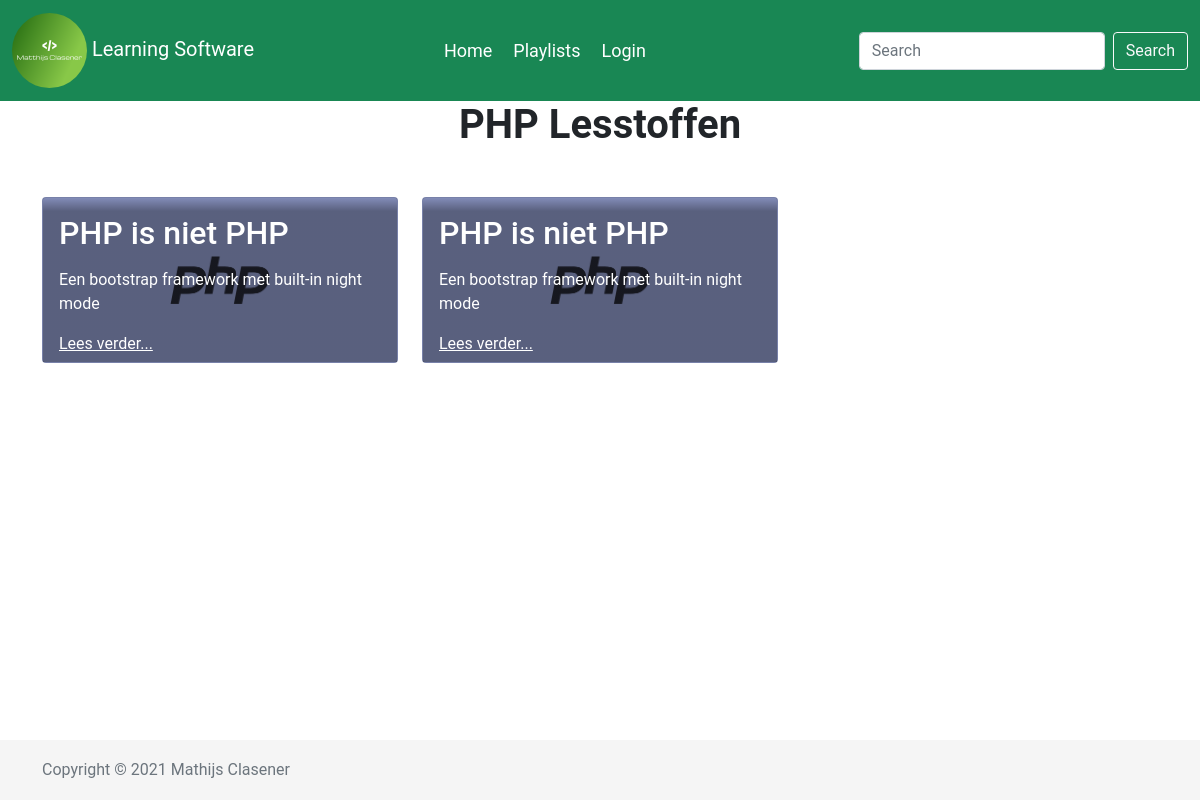
The page /playlist.php?id=PHP on the database its author committed.
### tables this page shows
CREATE TABLE `subject` (
  `id` varchar(64) NOT NULL,
  `titel` varchar(64) NOT NULL,
  `text` longtext NOT NULL,
  `subtext` text NOT NULL,
  `video` varchar(48) NOT NULL,
  `leerlijn` varchar(64) NOT NULL,
  `date` datetime NOT NULL DEFAULT current_timestamp(),
  `uitgelicht` int(1) NOT NULL,
  `image` text NOT NULL
);

### playlist.php (the view, shortened to what this page needs)
<?php
require("php/database.php");
$sql = "SELECT id, titel, image, subtext FROM subject WHERE leerlijn = '". $_GET["id"] ."';";
$result = $conn->query($sql);
?>
<!DOCTYPE html>
<html lang="en">
<head>
    <?php
    require("components/style.php");
    ?>
</head>
<body>
	<?php require("components/navbar.php"); ?>
	<main id="article">
    <div class="container">
    <h1 class="fw-bold text-center mb-5"><?php echo $_GET["id"];?> Lesstoffen</h1>
    <div class="row mb-5">
    <?php
                foreach ($result as $item) {
                $image = $item['image'];
                echo "
                <div class='colum col-sm-12 col-md-6 col-lg-4'>
                <article class='card' style='background-image: url(";
                echo $image;
                echo "); '>
                    <div class='card-body'>
                        <h2>".$item['titel']."</h2>
                        <p>".$item['subtext']."</p>
                        <p class='read'><a class='stretched-link' href='video.php?id=".$item['id']."'>Lees verder...</a></p>
                    </div>
                </article>
                </div>";
                }
                ?>
            </div>
        </div>
    </main>
    <?php
    require("components/footer.php");
    ?>
</body>
</html>

### components/navbar.php (shortened to what this page needs)
<nav class="navbar navbar-expand-md navbar-fixed-top navbar-light bg-success main-nav">
		<div class="container-fluid">
		<a class="navbar-brand text-white" href="/tutorial/"><img class="img-fluid rounded-circle" width="75" height="auto" src="<?php echo $profilepic; ?>"> Learning Software</a>
			<div class="collapse navbar-collapse" id="navbarNav">
			<ul class="navbar-nav mx-auto">
				<li class="nav-item active">
					<a class="nav-link text-white" href="/tutorial/">Home</a>
				</li>
				<li class="nav-item">
					<a class="nav-link text-white" href="playlists.php">Playlists</a>
				</li>
				<?php if(!isset($_SESSION["loggedin"])) {
				echo "<li class='nav-item'><a class='nav-link text-white' href='admin/'>Login</a></li>";
				} ?>
			</ul>
		<form method="POST" enctype="multipart/form-data" action="search.php" class="d-flex">
          <input class="form-control me-2" name="search" id="search" type="search" placeholder="Search" aria-label="Search">
          <button class="btn btn-outline-light" type="submit">Search</button>
		  </form>
			</div>
		</div>
	</nav>

### components/footer.php (shortened to what this page needs)
<footer class="footer mt-5">
	<div class="container">
		<span class="text-muted"><mm id="copy"></mm><?php echo $open?></span>
	</div>
</footer>

### css/custom.css (style rules this page uses)
html { position: relative; min-height: 100%; }
* { font-family: 'Roboto', sans-serif; }
nav { font-size: large; }
nav ul li { padding-left: 5px; }
#article .card .card-body { color: white; background: linear-gradient(180deg,rgba(0,0,0,.05),rgba(0,0,0,.35) 8%); }
.read { margin-bottom: -10px; }
.colum { margin-bottom: 30px; }
.card-body a { color: white; }
article { background-size: cover; background-position: center; }
.footer { position: absolute; width: 100%; bottom: 0; height: 60px; line-height: 60px; background-color: #f5f5f5; }

### rows shown on the page
subject: image (picture), titel "PHP is niet PHP", subtext "Een bootstrap framework met built-in night mode"
subject: image (picture), titel "PHP is niet PHP", subtext "Een bootstrap framework met built-in night mode"

### other values the page prints
$_GET["id"] "PHP"
$open "Mathijs Clasener"
